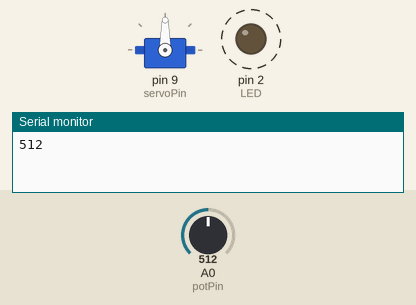
Simulated run of this sketch. Board: Arduino Uno, built with avr-gcc and run on an emulated ATmega328P. Shown: servo, output pins drawn as LEDs (lit = HIGH), the last lines printed to the serial monitor. Dashed ring = blinking. The inputs (shaded band) are chosen by the test bench; at power-on: A0 (potPin) = 512.

Above: at 1.8 s.
1.9 s: A0 (potPin) set to 523
At 2.15 s:
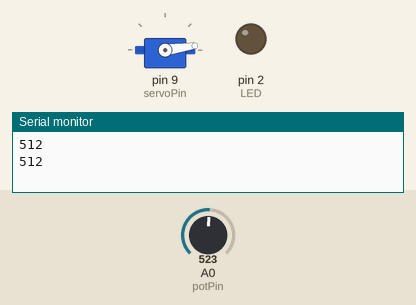
At 2.75 s:
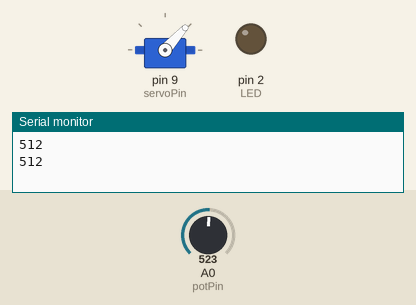
5.4 s: A0 (potPin) set to 511
At 7.7 s:
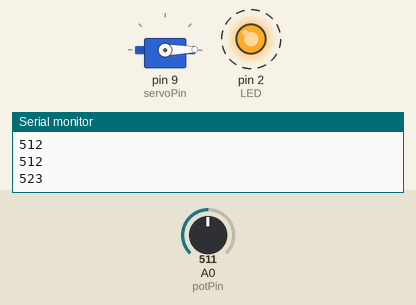
Timing chart, 0 to 15.5 s (numbered marks = the images above; inputs shaded):
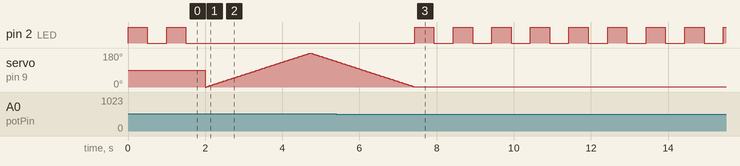

Measured:
- the behaviour switches between 512 and 513 on A0 (potPin) (found by bisection; images 0 and 1)
- after the input at 1.9 s, pin 2 (LED): stops changing and stays LOW
- after the input at 5.4 s, pin 2 (LED): alternates HIGH for 0.50 s and LOW for 0.50 s, starting after 2.0 s; servo on pin 9 (servoPin): goes on until 7.4 s, then stays 1°
- by itself, pin 2 (LED): alternates HIGH for 0.50 s and LOW for 0.50 s

The sketch:

FinalMIssionAssigned-10-24-2023.ino
```cpp
/*
  FINAL MISSION TEMPLATE
  Control position of RC servo motor with Arduino and potentiometer.
  Use conditions to control motor and LED.
  Connect servo control wire to pin 9.
  Connect potentiometer middle pin to Anolog A0.
  Connect LED to pin 4.
  Uses Arduino Servo library:
  https://www.arduino.cc/en/Reference/Servo
  ***MODIFY THE CONDITIONS FOR LED AND MOTOR BEHAVIOR***
*/

#include <Servo.h> // include Arduino Servo library

const int potPin = A0;  // create potPin variable, assign pin A0
const int servoPin = 9;  // create servoPin variable, assign 9
const int LED = 2;  // create LED variable, assign 2
const int LED2 = 4;  // create LED variable, assign 4

int reading = 0; //variable to track potentiometer reading
int angle = 0; // variable to track motor angle between 0-180 degrees

Servo servo; // create Servo object

void setup() {
  servo.attach(servoPin);  //attach servo variable to control pin
  pinMode (LED, OUTPUT);  //set LED pin as output
  Serial.begin(9600);  //begin serial communication at 9600 baud rate
}

void loop() {
  reading = analogRead(potPin);     // reads pot 0 to 1023
  angle = reading / 6;              // reduces pot value to 0 to 180-ish to match servo range
  if (reading >25 && reading <= 512) { // if pot value between 25 and half

    //*******modify the LED behavior to do something else*********
    digitalWrite (LED, HIGH);  // write HIGH voltage to LED pin
    delay (500);  // delay 1/2 a second
    digitalWrite (LED, LOW);  // write no/LOW voltage to LED pin
    delay (500);

  } else if (reading > 512 && reading <= 1023) {  // else if pot value between half and max
    //********modify the sweep's speed and range***************

    // sweep 0 to 180
    for (angle = 0; angle < 180; angle++) {
      servo.write(angle);
      delay(15);
    }
    // sweep 180 to 0
    for (angle = 180; angle > 0; angle--) {
      servo.write(angle);
      delay(15);
    }
  } else {
    digitalWrite (LED, LOW);  // write no/LOW voltage to LED pin
  }
  Serial.println(reading);  // print pot value to monitor
}
```
